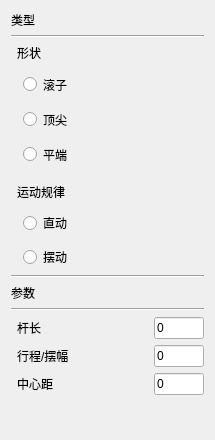
                 <widget class="QWidget" name="CDJpage">
                  <property name="geometry">
                   <rect>
                    <x>0</x>
                    <y>0</y>
                    <width>215</width>
                    <height>440</height>
                   </rect>
                  </property>
                  <attribute name="label">
                   <string>从动件设计</string>
                  </attribute>
                  <layout class="QVBoxLayout" name="verticalLayout_12">
                   <item>
                    <widget class="QLabel" name="label_11">
                     <property name="styleSheet">
                      <string notr="true">font: 12pt &quot;微软雅黑&quot;;</string>
                     </property>
                     <property name="text">
                      <string>类型</string>
                     </property>
                    </widget>
                   </item>
                   <item>
                    <widget class="Line" name="line_6">
                     <property name="orientation">
                      <enum>Qt::Horizontal</enum>
                     </property>
                    </widget>
                   </item>
                   <item>
                    <layout class="QVBoxLayout" name="CDJType">
                     <property name="spacing">
                      <number>10</number>
                     </property>
                     <property name="leftMargin">
                      <number>6</number>
                     </property>
                     <item>
                      <widget class="QLabel" name="CDLShapeLable">
                       <property name="text">
                        <string>形状</string>
                       </property>
                      </widget>
                     </item>
                     <item>
                      <layout class="QVBoxLayout" name="CDJShapeType">
                       <property name="leftMargin">
                        <number>6</number>
                       </property>
                       <property name="topMargin">
                        <number>0</number>
                       </property>
                       <property name="rightMargin">
                        <number>0</number>
                       </property>
                       <property name="bottomMargin">
                        <number>6</number>
                       </property>
                       <item>
                        <widget class="QRadioButton" name="rollarRadioButton">
                         <property name="sizePolicy">
                          <sizepolicy hsizetype="Minimum" vsizetype="Fixed">
                           <horstretch>0</horstretch>
                           <verstretch>0</verstretch>
                          </sizepolicy>
                         </property>
                         <property name="minimumSize">
                          <size>
                           <width>0</width>
                           <height>25</height>
                          </size>
                         </property>
                         <property name="baseSize">
                          <size>
                           <width>0</width>
                           <height>25</height>
                          </size>
                         </property>
                         <property name="text">
                          <string>滚子</string>
                         </property>
                        </widget>
                       </item>
                       <item>
                        <widget class="QRadioButton" name="DJRadioButton">
                         <property name="sizePolicy">
                          <sizepolicy hsizetype="Minimum" vsizetype="Fixed">
                           <horstretch>0</horstretch>
                           <verstretch>0</verstretch>
                          </sizepolicy>
                         </property>
                         <property name="minimumSize">
                          <size>
                           <width>0</width>
                           <height>25</height>
                          </size>
                         </property>
                         <property name="baseSize">
                          <size>
                           <width>0</width>
                           <height>25</height>
                          </size>
                         </property>
                         <property name="text">
                          <string>顶尖</string>
                         </property>
                        </widget>
                       </item>
                       <item>
                        <widget class="QRadioButton" name="PDRadioButton">
                         <property name="sizePolicy">
                          <sizepolicy hsizetype="Minimum" vsizetype="Fixed">
                           <horstretch>0</horstretch>
                           <verstretch>0</verstretch>
                          </sizepolicy>
                         </property>
                         <property name="minimumSize">
                          <size>
                           <width>0</width>
                           <height>25</height>
                          </size>
                         </property>
                         <property name="baseSize">
                          <size>
                           <width>0</width>
                           <height>25</height>
                          </size>
                         </property>
                         <property name="text">
                          <string>平端</string>
                         </property>
                        </widget>
                       </item>
                      </layout>
                     </item>
                     <item>
                      <widget class="QLabel" name="CDJmoveruleLable">
                       <property name="text">
                        <string>运动规律</string>
                       </property>
                      </widget>
                     </item>
                     <item>
                      <layout class="QVBoxLayout" name="CDJMoveRule">
                       <property name="leftMargin">
                        <number>6</number>
                       </property>
                       <item>
                        <widget class="QRadioButton" name="CDJMSButton">
                         <property name="text">
                          <string>直动</string>
                         </property>
                        </widget>
                       </item>
                       <item>
                        <widget class="QRadioButton" name="CDJMRButton">
                         <property name="text">
                          <string>摆动</string>
                         </property>
                        </widget>
                       </item>
                      </layout>
                     </item>
                    </layout>
                   </item>
                   <item>
                    <widget class="Line" name="line_8">
                     <property name="orientation">
                      <enum>Qt::Horizontal</enum>
                     </property>
                    </widget>
                   </item>
                   <item>
                    <layout class="QVBoxLayout" name="CDJDate">
                     <item>
                      <widget class="QLabel" name="label_14">
                       <property name="styleSheet">
                        <string notr="true">font: 12pt &quot;微软雅黑&quot;;</string>
                       </property>
                       <property name="text">
                        <string>参数</string>
                       </property>
                      </widget>
                     </item>
                     <item>
                      <widget class="Line" name="line_7">
                       <property name="orientation">
                        <enum>Qt::Horizontal</enum>
                       </property>
                      </widget>
                     </item>
                     <item>
                      <layout class="QVBoxLayout" name="verticalLayout_21">
                       <property name="leftMargin">
                        <number>6</number>
                       </property>
                       <item>
                        <layout class="QHBoxLayout" name="CDJLength">
                         <item>
                          <widget class="QLabel" name="label_30">
                           <property name="text">
                            <string>杆长</string>
                           </property>
                          </widget>
                         </item>
                         <item>
                          <spacer name="horizontalSpacer_14">
                           <property name="orientation">
                            <enum>Qt::Horizontal</enum>
                           </property>
                           <property name="sizeHint" stdset="0">
                            <size>
                             <width>40</width>
                             <height>20</height>
                            </size>
                           </property>
                          </spacer>
                         </item>
                         <item>
                          <widget class="QLineEdit" name="CDJLengthInput">
                           <property name="sizePolicy">
                            <sizepolicy hsizetype="Fixed" vsizetype="Fixed">
                             <horstretch>0</horstretch>
                             <verstretch>0</verstretch>
                            </sizepolicy>
                           </property>
                           <property name="minimumSize">
                            <size>
                             <width>50</width>
                             <height>0</height>
                            </size>
                           </property>
                           <property name="maximumSize">
                            <size>
                             <width>50</width>
                             <height>16777215</height>
                            </size>
                           </property>
                           <property name="inputMask">
                            <string/>
                           </property>
                           <property name="text">
                            <string>0</string>
                           </property>
                          </widget>
                         </item>
                        </layout>
                       </item>
                       <item>
                        <layout class="QHBoxLayout" name="CDJH">
                         <item>
                          <widget class="QLabel" name="label_31">
                           <property name="text">
                            <string>行程/摆幅</string>
                           </property>
                          </widget>
                         </item>
                         <item>
                          <spacer name="horizontalSpacer_15">
                           <property name="orientation">
                            <enum>Qt::Horizontal</enum>
                           </property>
                           <property name="sizeHint" stdset="0">
                            <size>
                             <width>40</width>
                             <height>20</height>
                            </size>
                           </property>
                          </spacer>
                         </item>
                         <item>
                          <widget class="QLineEdit" name="CDJHInput">
                           <property name="sizePolicy">
                            <sizepolicy hsizetype="Fixed" vsizetype="Fixed">
                             <horstretch>0</horstretch>
                             <verstretch>0</verstretch>
                            </sizepolicy>
                           </property>
                           <property name="minimumSize">
                            <size>
                             <width>50</width>
                             <height>0</height>
                            </size>
                           </property>
                           <property name="maximumSize">
                            <size>
                             <width>50</width>
                             <height>16777215</height>
                            </size>
                           </property>
                           <property name="inputMask">
                            <string/>
                           </property>
                           <property name="text">
                            <string>0</string>
                           </property>
                          </widget>
                         </item>
                        </layout>
                       </item>
                       <item>
                        <layout class="QHBoxLayout" name="CenterDis">
                         <item>
                          <widget class="QLabel" name="label_15">
                           <property name="text">
                            <string>中心距</string>
                           </property>
                          </widget>
                         </item>
                         <item>
                          <spacer name="horizontalSpacer_7">
                           <property name="orientation">
                            <enum>Qt::Horizontal</enum>
                           </property>
                           <property name="sizeHint" stdset="0">
                            <size>
                             <width>40</width>
                             <height>20</height>
                            </size>
                           </property>
                          </spacer>
                         </item>
                         <item>
                          <widget class="QLineEdit" name="CenterDisInput">
                           <property name="sizePolicy">
                            <sizepolicy hsizetype="Fixed" vsizetype="Fixed">
                             <horstretch>0</horstretch>
                             <verstretch>0</verstretch>
                            </sizepolicy>
                           </property>
                           <property name="minimumSize">
                            <size>
                             <width>50</width>
                             <height>0</height>
                            </size>
                           </property>
                           <property name="maximumSize">
                            <size>
                             <width>50</width>
                             <height>16777215</height>
                            </size>
                           </property>
                           <property name="inputMask">
                            <string/>
                           </property>
                           <property name="text">
                            <string>0</string>
                           </property>
                          </widget>
                         </item>
                        </layout>
                       </item>
                      </layout>
                     </item>
                    </layout>
                   </item>
                   <item>
                    <spacer name="verticalSpacer_3">
                     <property name="orientation">
                      <enum>Qt::Vertical</enum>
                     </property>
                     <property name="sizeHint" stdset="0">
                      <size>
                       <width>20</width>
                       <height>40</height>
                      </size>
                     </property>
                    </spacer>
                   </item>
                  </layout>
                 </widget>
